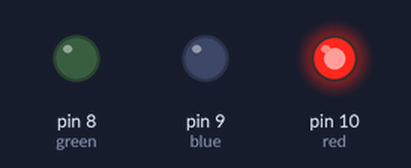
The sketch below on a simulated Arduino Uno, built with avr-gcc and run on an emulated ATmega328P. Parts: output pins drawn as LEDs (lit = HIGH).

Above: at 1.5 s.
At 6.5 s:
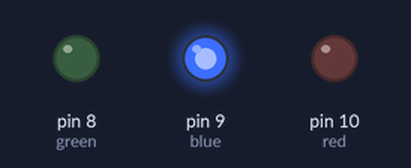
At 10.5 s:
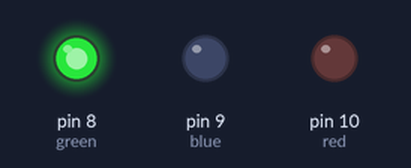
At 17.0 s:
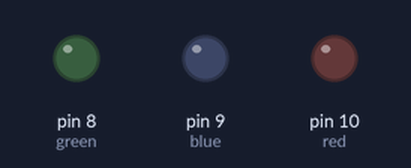
Timing chart, 0 to 17.6 s (numbered marks = the images above):
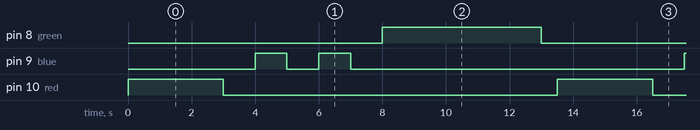

The sketch:

streetLight.ino.ino
```cpp
int red = 10;
int blue = 9;
int green = 8;

void setup(){

  pinMode(red, OUTPUT);
  pinMode(blue, OUTPUT);
  pinMode(green,  OUTPUT);

}
void loop(){
digitalWrite(red, HIGH);
delay(3000);
digitalWrite(red,  LOW);
delay(1000);
digitalWrite(blue, HIGH);
delay(1000);
digitalWrite(blue, LOW);
delay(1000);
digitalWrite(blue, HIGH);
delay(1000);
digitalWrite(blue, LOW);
delay(1000);
digitalWrite(green, HIGH);
delay(5000);
digitalWrite(green, LOW);
delay(500);
}
```

Measured:
- by itself, pin 8 (green): alternates HIGH for 5.0 s and LOW for 8.5 s
- by itself, pin 9 (blue): repeats every 13.5 s: LOW 1.0 s, HIGH 1.0 s, LOW 10.5 s, HIGH 1.0 s
- by itself, pin 10 (red): alternates HIGH for 3.0 s and LOW for 10.5 s
